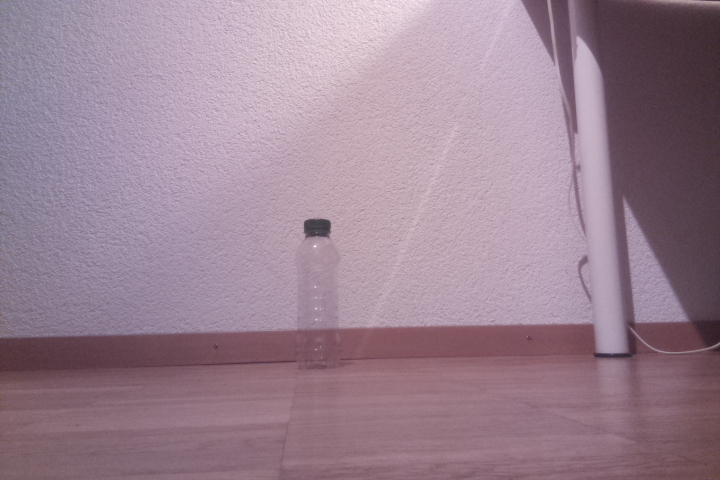
#> input picture dev/tests/raspi/images/foo.jpg, 720 x 480 px
$ python image_treatment.py
#> lines starting #> are read from the running program, lines starting #| are printed output that depends on the picture; after the words box and inside, x2 and y2 are one past the last pixel; in counts of white or black regions, pixels touching at a corner belong together
import numpy as np
import cv2 as cv
import matplotlib.pyplot as plt

# load image as BGR image
img = cv.imread('images/foo.jpg')
#> img is the input picture: shape (480, 720, 3); mean B, G, R 146, 130.7, 155

# access an item using
img.item(10,10,2)

# img.size returns the size of the image (nb pixels)
# img is an array of uint8 objects

# dim1: vertical (from top to bottom)
# dim2: horizontal (from left to right)
img = img[100:, :-160]
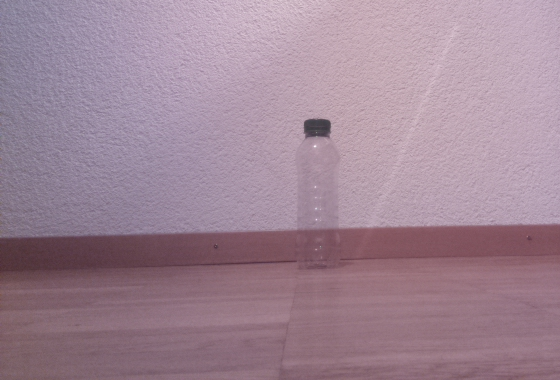
#> img: shape (380, 560, 3); mean B, G, R 149, 133.5, 158.9


img_HSV = cv.cvtColor(img,cv.COLOR_BGR2HSV)
#> img_HSV: shape (380, 560, 3); mean H, S, V 159.2, 45.5, 160.7

#mask = cv.inRange()
#img[:,:,2] = img[:,:,2]
edges = cv.Canny(img,80,150)
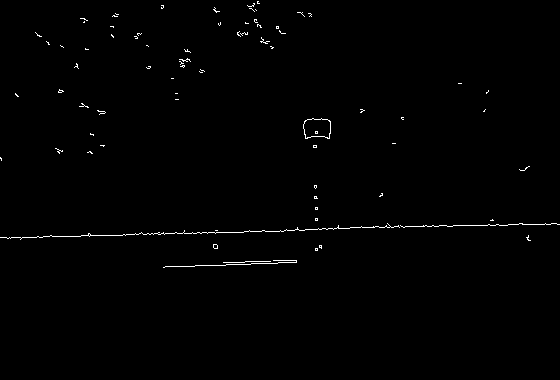
#> edges: shape (380, 560); 0.67% white in thin lines or dots, all inside (x1, y1, x2, y2) = (0, 1, 560, 268)

plt.figure()
plt.hist(img[0].ravel(),256,[0,256])
plt.show()
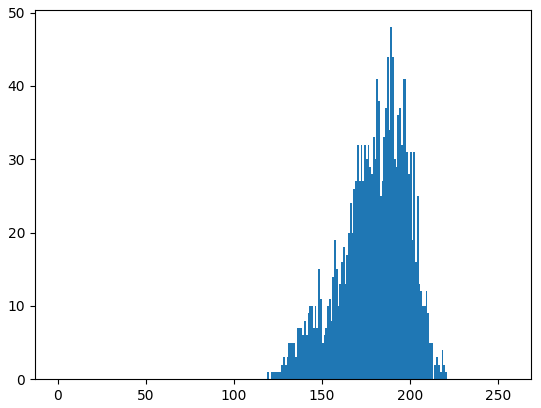
#> figure drawn by matplotlib, 1 panel; tallest bar 48 high, from x = 189 to 190

plt.figure()
plt.hist(img[1].ravel(),256,[0,256],'g')
plt.show()
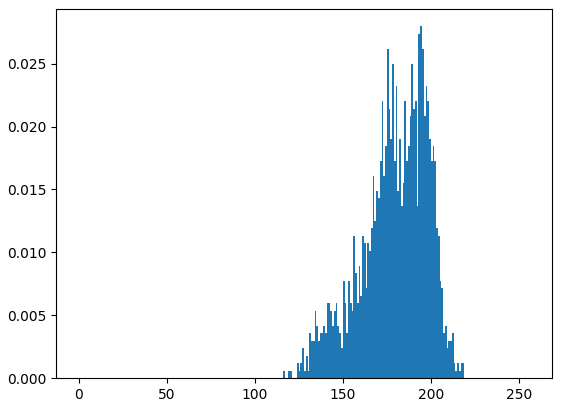
#> figure drawn by matplotlib, 1 panel; tallest bar 0.028 high, from x = 194 to 195

plt.figure()
plt.hist(img[1].ravel(),256,[0,256],'r')
plt.show()
# split is numerically intense!
#b,g,r = cv.split(img)

plt.figure()
plt.imshow(edges)
plt.show()

print("helloworld!")
